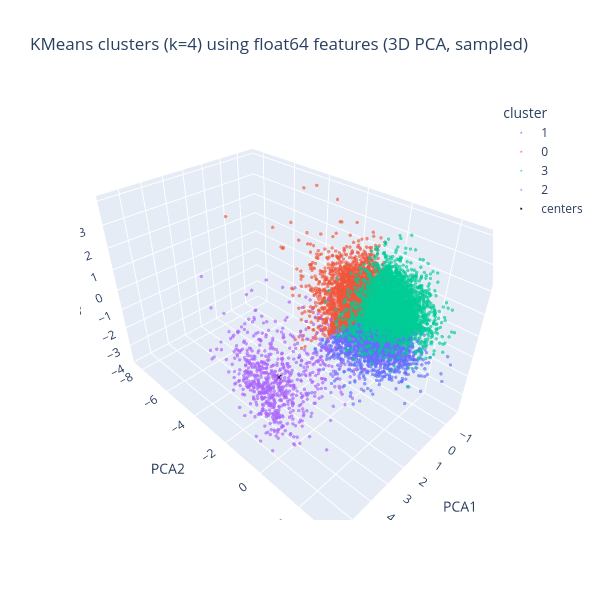

Notebook cell for this chart:
### Code cell
# 3D KMeans using only float64 features (sampled)
SAMPLE_N_FLOAT = 10000 

df_float_src = df
if SAMPLE_N_FLOAT and len(df_float_src) > SAMPLE_N_FLOAT:
    df_float_src = df_float_src.sample(n=SAMPLE_N_FLOAT, random_state=42).reset_index(drop=True)

float_cols = df_float_src.select_dtypes(include=['float64']).columns.tolist()
float_cols = [c for c in float_cols if c not in ['user_id']]

XY_float = df_float_src[float_cols].copy()

# Simple preprocessing: fill NAs (if any), clip & log1p skewed positives
XY_float = XY_float.fillna(0)
for col in XY_float.columns:
    upper = XY_float[col].quantile(0.99)
    XY_float[col] = XY_float[col].clip(upper=upper)
    if (XY_float[col] >= 0).all():
        XY_float[col] = np.log1p(XY_float[col])

scaler = StandardScaler()
XY_float_scaled = scaler.fit_transform(XY_float)

pca_float = PCA(n_components=3, random_state=42)
XY_float_pca = pca_float.fit_transform(XY_float_scaled)

k = 4
kmeans_float = KMeans(n_clusters=k, n_init=20, random_state=42)
labels_float = kmeans_float.fit_predict(XY_float_pca)

plot_df = pd.DataFrame({
    'PCA1': XY_float_pca[:, 0],
    'PCA2': XY_float_pca[:, 1],
    'PCA3': XY_float_pca[:, 2],
    'cluster': labels_float.astype(str)
})

fig = px.scatter_3d(
    plot_df,
    x='PCA1', y='PCA2', z='PCA3',
    color='cluster',
    opacity=0.65,
    title=f'KMeans clusters (k={k}) using float64 features (3D PCA, sampled)'
)

centers = kmeans_float.cluster_centers_
fig.add_scatter3d(
    x=centers[:, 0],
    y=centers[:, 1],
    z=centers[:, 2],
    mode='markers',
    marker=dict(size=6, color='black', symbol='x'),
    name='centers'
)

fig.update_traces(marker=dict(size=2))
fig.update_layout(width=600, height=600)

fig.show()

### Figure 1 — Plotly figure (JSON) as saved in the notebook; plotly's stock layout.template omitted (floating-point values rounded to 4 significant figures; data arrays with more than 128 entries replaced by an {"elided": "..."} marker saying what was removed)
{"data": [{"hovertemplate": "cluster=1<br>PCA1=%{x}<br>PCA2=%{y}<br>PCA3=%{z}<extra></extra>", "legendgroup": "1", "marker": {"color": "#636efa", "opacity": 0.65, "size": 2, "symbol": "circle"}, "mode": "markers", "name": "1", "scene": "scene", "showlegend": true, "type": "scatter3d", "x": {"elided": "3103 float values"}, "y": {"elided": "3103 float values"}, "z": {"elided": "3103 float values"}}, {"hovertemplate": "cluster=0<br>PCA1=%{x}<br>PCA2=%{y}<br>PCA3=%{z}<extra></extra>", "legendgroup": "0", "marker": {"color": "#EF553B", "opacity": 0.65, "size": 2, "symbol": "circle"}, "mode": "markers", "name": "0", "scene": "scene", "showlegend": true, "type": "scatter3d", "x": {"elided": "2798 float values"}, "y": {"elided": "2798 float values"}, "z": {"elided": "2798 float values"}}, {"hovertemplate": "cluster=3<br>PCA1=%{x}<br>PCA2=%{y}<br>PCA3=%{z}<extra></extra>", "legendgroup": "3", "marker": {"color": "#00cc96", "opacity": 0.65, "size": 2, "symbol": "circle"}, "mode": "markers", "name": "3", "scene": "scene", "showlegend": true, "type": "scatter3d", "x": {"elided": "3387 float values"}, "y": {"elided": "3387 float values"}, "z": {"elided": "3387 float values"}}, {"hovertemplate": "cluster=2<br>PCA1=%{x}<br>PCA2=%{y}<br>PCA3=%{z}<extra></extra>", "legendgroup": "2", "marker": {"color": "#ab63fa", "opacity": 0.65, "size": 2, "symbol": "circle"}, "mode": "markers", "name": "2", "scene": "scene", "showlegend": true, "type": "scatter3d", "x": {"elided": "712 float values"}, "y": {"elided": "712 float values"}, "z": {"elided": "712 float values"}}, {"marker": {"color": "black", "size": 2, "symbol": "x"}, "mode": "markers", "name": "centers", "type": "scatter3d", "x": [-0.4282, -0.3412, 4.861, -0.3558], "y": [-1.085, 0.2098, -0.05476, 0.7135], "z": [0.3183, -1.042, 0.01464, 0.6891]}], "layout": {"height": 600, "legend": {"title": {"text": "cluster"}, "tracegroupgap": 0}, "scene": {"domain": {"x": [0, 1], "y": [0, 1]}, "xaxis": {"title": {"text": "PCA1"}}, "yaxis": {"title": {"text": "PCA2"}}, "zaxis": {"title": {"text": "PCA3"}}}, "title": {"text": "KMeans clusters (k=4) using float64 features (3D PCA, sampled)"}, "width": 600}}
